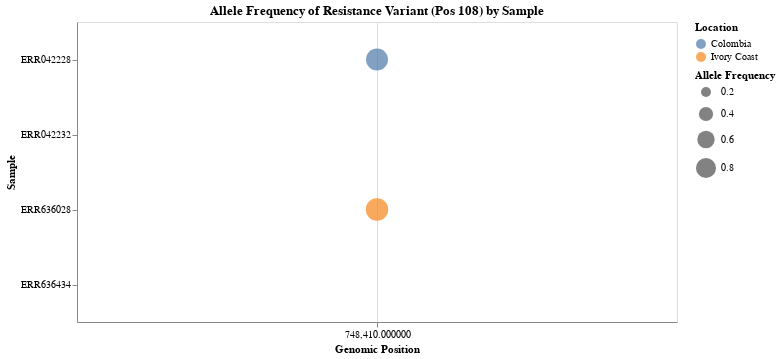

Source (notebook cell):
### Markdown cell above
**Reasoning**:
Impute missing 'POS' values in 'final_df' to ensure all samples can be plotted, then generate an Altair bubble plot with 'Sample' on the y-axis, 'POS' on the x-axis, and marker size representing 'AF'.

### Code cell
import altair as alt

# Fill missing POS values with the variant position (since we are analyzing a specific locus)
# We take the maximum value found in the column, assuming it corresponds to the variant's position
variant_pos = final_df['POS'].max()
final_df['POS'] = final_df['POS'].fillna(variant_pos)

# Create the bubble plot
chart = alt.Chart(final_df).mark_circle().encode(
    x=alt.X('POS', scale=alt.Scale(zero=False), title='Genomic Position'),
    y=alt.Y('Sample', title='Sample'),
    size=alt.Size('AF', title='Allele Frequency', scale=alt.Scale(range=[0, 500])),
    color=alt.Color('Location', title='Location'),
    tooltip=['Sample', 'Location', 'POS', 'AF']
).properties(
    title='Allele Frequency of Resistance Variant (Pos 108) by Sample',
    width=600,
    height=300
).interactive()

chart.display()

### Figure 1 — Vega-Lite specification as saved in the notebook (floating-point values rounded to 4 significant figures)
{"config": {"view": {"continuousWidth": 300, "continuousHeight": 300}}, "data": {"name": "data-3e07cb4dfb961bb81838b49e9295bc84"}, "mark": {"type": "circle"}, "encoding": {"color": {"field": "Location", "title": "Location", "type": "nominal"}, "size": {"field": "AF", "scale": {"range": [0, 500]}, "title": "Allele Frequency", "type": "quantitative"}, "tooltip": [{"field": "Sample", "type": "nominal"}, {"field": "Location", "type": "nominal"}, {"field": "POS", "type": "quantitative"}, {"field": "AF", "type": "quantitative"}], "x": {"field": "POS", "scale": {"zero": false}, "title": "Genomic Position", "type": "quantitative"}, "y": {"field": "Sample", "title": "Sample", "type": "nominal"}}, "height": 300, "params": [{"name": "param_2", "select": {"type": "interval", "encodings": ["x", "y"]}, "bind": "scales"}], "title": "Allele Frequency of Resistance Variant (Pos 108) by Sample", "width": 600, "$schema": "https://vega.github.io/schema/vega-lite/v5.20.1.json", "datasets": {"data-3e07cb4dfb961bb81838b49e9295bc84": [{"Sample": "ERR042232", "Location": "Colombia", "CHROM": null, "POS": 748400.0, "REF": null, "ALT": null, "QUAL": null, "DP": null, "AF": 0.0, "SB": null, "DP4": null, "EFFECT": null, "IMPACT": null, "GENE": null, "AA_POS": null, "HGVS_C": null, "HGVS_P": null}, {"Sample": "ERR042228", "Location": "Colombia", "CHROM": "NC_004318.2", "POS": 748400.0, "REF": "G", "ALT": "A", "QUAL": 2335.0, "DP": 70.0, "AF": 0.9571, "SB": 0.0, "DP4": "0,0,30,40", "EFFECT": "missense_variant", "IMPACT": "MODERATE", "GENE": "PF3D7_0417200", "AA_POS": 108.0, "HGVS_C": "c.323G>A", "HGVS_P": "p.Ser108Asn"}, {"Sample": "ERR636434", "Location": "Ivory Coast", "CHROM": null, "POS": 748400.0, "REF": null, "ALT": null, "QUAL": null, "DP": null, "AF": 0.0, "SB": null, "DP4": null, "EFFECT": null, "IMPACT": null, "GENE": null, "AA_POS": null, "HGVS_C": null, "HGVS_P": null}, {"Sample": "ERR636028", "Location": "Ivory Coast", "CHROM": "NC_004318.2", "POS": 748400.0, "REF": "G", "ALT": "A", "QUAL": 8292.0, "DP": 233.0, "AF": 0.9914, "SB": 0.0, "DP4": "0,0,112,121", "EFFECT": "missense_variant", "IMPACT": "MODERATE", "GENE": "PF3D7_0417200", "AA_POS": 108.0, "HGVS_C": "c.323G>A", "HGVS_P": "p.Ser108Asn"}]}}
